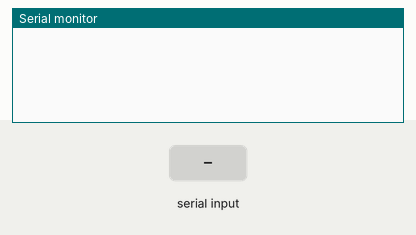
Recording of a sketch running on a simulated ESP32. On the bench: the last lines printed to the serial monitor. Inputs (shaded band) come from the test bench.

Above: at 1.2 s.
1.3 s: "WS 1\n" received over Serial
At 1.7 s:
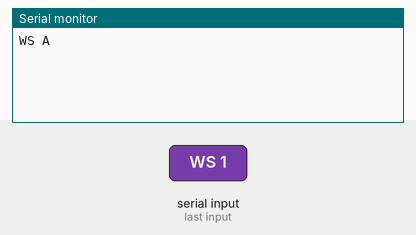
2.8 s: "T\n" received over Serial
At 4.0 s:
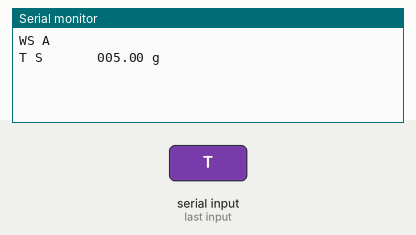
4.3 s: "S\n" received over Serial
At 5.2 s:
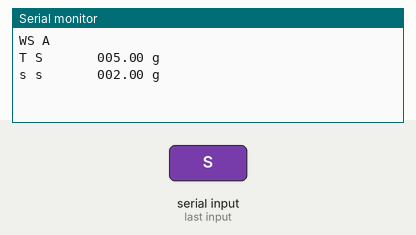

The sketch:

arduino_send_dummy.ino
```cpp
String command;

void setup() {
  Serial.begin(9600);  // For communication with ESP32
}

void loop() {
  if (Serial.available()) {
    command = Serial.readStringUntil('\n');
    command.trim();  // Remove any trailing/leading whitespace

    //Serial.println(command);  // Echo the command for debugging

    if (command == "WS 1") {
      Serial.println("WS A");  // Open door
    }
    else if (command == "WS 0") {
      Serial.println("WS A");  // Close door
    }
    else if (command == "T") {
      Serial.println("T S       005.00 g");  // Tare response
    }
    else if (command == "S") {
      Serial.println("s s       002.00 g");  // Weight response
    }
  }
}
```

Measured:
- after the input at 1.3 s, the serial monitor: prints a new line at once (image 1)
- after the input at 2.8 s, the serial monitor: prints a new line at once (image 2)
- after the input at 4.3 s, the serial monitor: prints a new line at once (image 3)
